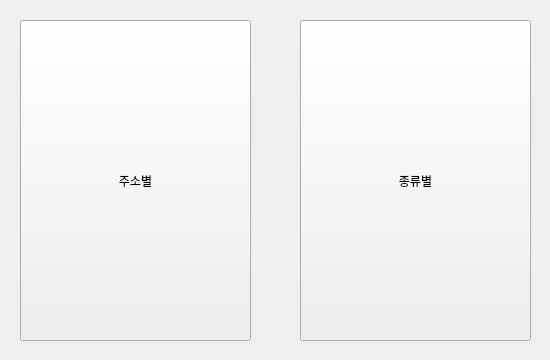
<?xml version="1.0" encoding="UTF-8"?>
<ui version="4.0">
 <class>Form</class>
 <widget class="QWidget" name="Form">
  <property name="geometry">
   <rect>
    <x>0</x>
    <y>0</y>
    <width>550</width>
    <height>360</height>
   </rect>
  </property>
  <property name="windowTitle">
   <string>습득물 서비스</string>
  </property>
  <widget class="QPushButton" name="pushButton_3">
   <property name="geometry">
    <rect>
     <x>20</x>
     <y>20</y>
     <width>231</width>
     <height>321</height>
    </rect>
   </property>
   <property name="text">
    <string>주소별</string>
   </property>
  </widget>
  <widget class="QPushButton" name="pushButton_4">
   <property name="geometry">
    <rect>
     <x>300</x>
     <y>20</y>
     <width>231</width>
     <height>321</height>
    </rect>
   </property>
   <property name="text">
    <string>종류별</string>
   </property>
  </widget>
 </widget>
 <resources/>
 <connections>
  <connection>
   <sender>pushButton_3</sender>
   <signal>clicked()</signal>
   <receiver>Form</receiver>
   <slot>menu_founds_addr()</slot>
   <hints>
    <hint type="sourcelabel">
     <x>106</x>
     <y>126</y>
    </hint>
    <hint type="destinationlabel">
     <x>282</x>
     <y>76</y>
    </hint>
   </hints>
  </connection>
  <connection>
   <sender>pushButton_4</sender>
   <signal>clicked()</signal>
   <receiver>Form</receiver>
   <slot>menu_founds_kind()</slot>
   <hints>
    <hint type="sourcelabel">
     <x>357</x>
     <y>274</y>
    </hint>
    <hint type="destinationlabel">
     <x>273</x>
     <y>268</y>
    </hint>
   </hints>
  </connection>
 </connections>
 <slots>
  <slot>menu_founds_addr()</slot>
  <slot>menu_founds_kind()</slot>
 </slots>
</ui>
